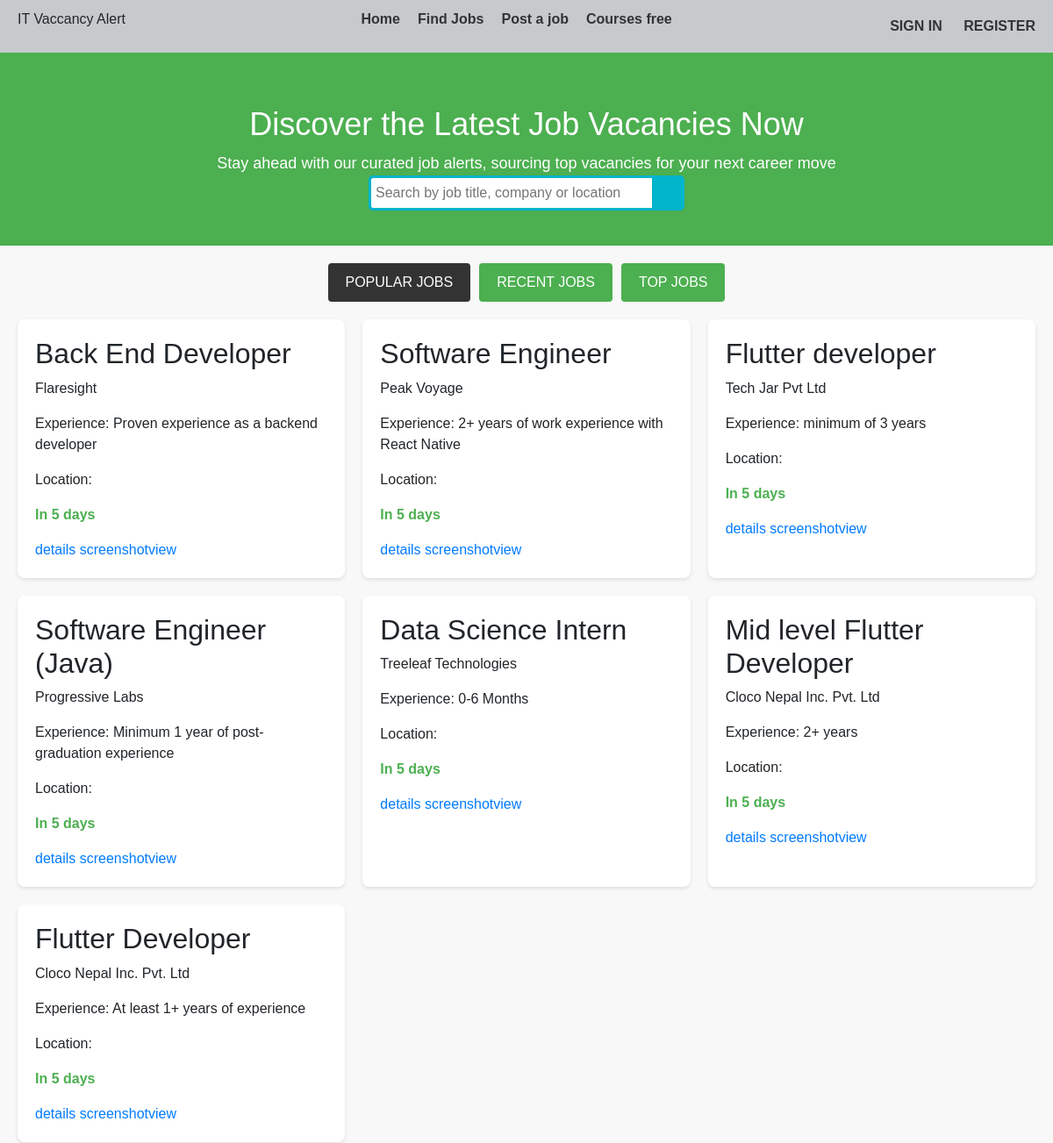
/ (upper part), run on an earlier commit of the app's database.
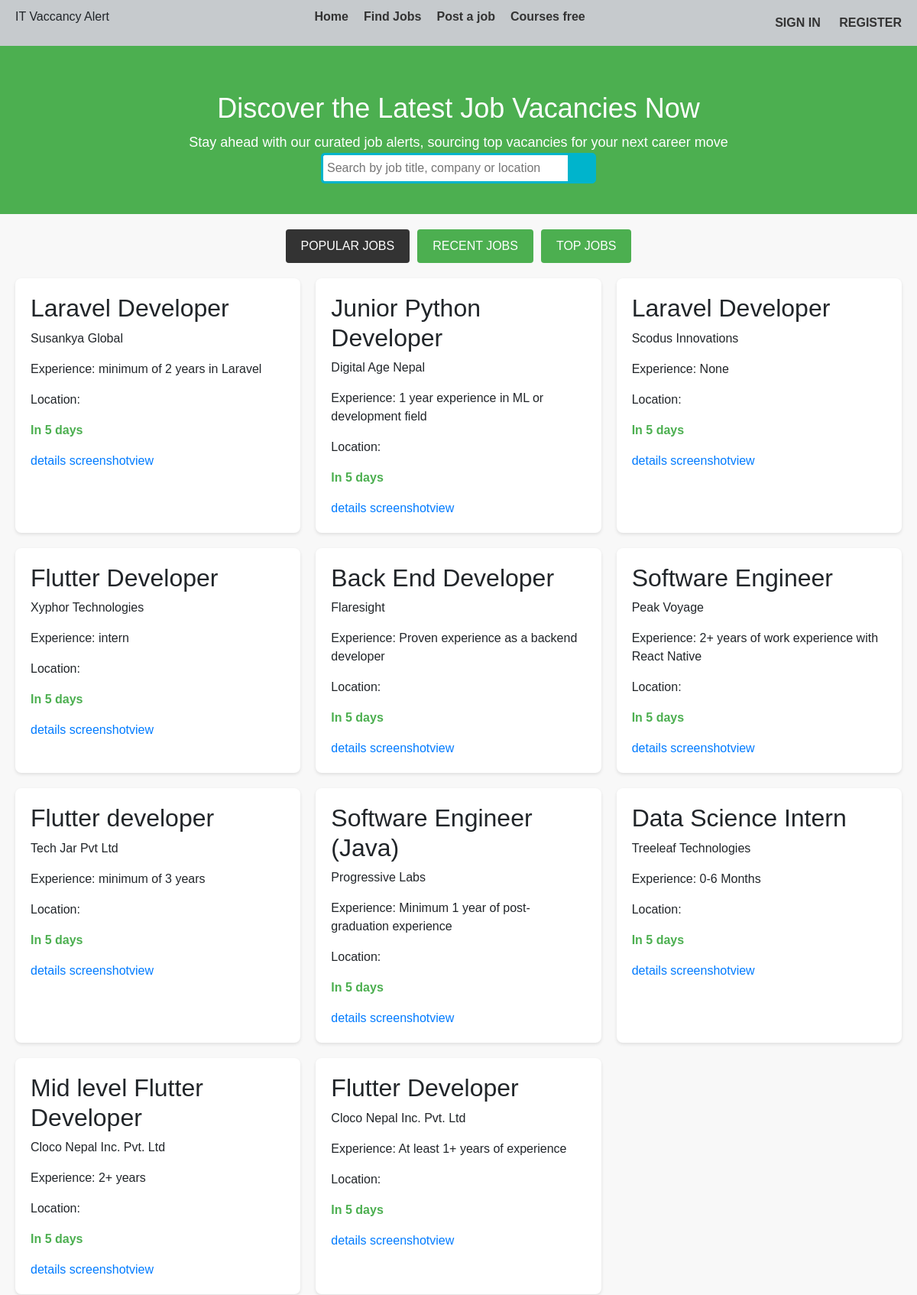
And on a later commit of the database.
### image_gen/models.py (models this page shows, shortened)
class JobListing(models.Model):
    company = models.ForeignKey(Company, on_delete=models.CASCADE)
    position = models.CharField(max_length=100)
    experience = models.CharField(max_length=100, help_text='2-3 Years', null=True, blank=True)
    Employement_type  = models.CharField(max_length=50, choices=[
        ('Full-Time', 'Full-Time'),
        ('On-site Full-Time', 'On-site Full-Time'),
        ('Remote Full-Time', 'Remote Full-Time'),
        ('On-site Part-Time', 'On-site Part-Time'),
        ('Remote Part-Time', 'Remote Part-Time'),
        ('Hybrid Full-Time', 'Hybrid Full-Time'),
        ('Part-Time', 'Part-Time'),
        ('Remote', 'Remote'),
        ('Internship', 'Internship')
    ])
    Seniority_level = models.CharField(max_length=50, choices=[
        ('Junior', 'Junior'),
        ('Mid-Level', 'Mid-Level'),
        ('Senior', 'Senior'),
        ('Team Lead', 'Team Lead'),
        ('Project Manager', 'Project Manager')
    ], blank=True, null=True,)
    has_expired = models.BooleanField(default=False)
    deadline = models.DateTimeField(blank=True, null=True)
    date_published = models.DateTimeField(auto_now_add=True)
    application_link = models.URLField(blank=True, null=True)
    application_email = models.EmailField(blank=True, null=True)
    no_of_vaccancy = models.CharField(max_length=5,blank=True, null=True)
    education_level = models.CharField(max_length=100, blank=True, null=True)
    salary = models.CharField(max_length=100, default='Negotiable/Not Disclosed')
    vac_img = models.ImageField(upload_to='vaccancy', null=True, blank=True)
    skills = models.ManyToManyField('Skill', related_name='skills', blank=True)
    Job_views = models.PositiveIntegerField(default=0)
    application_count = models.PositiveIntegerField(default=0)
    class Meta:
        ordering = ['-id']

class Company(models.Model):
    name = models.CharField(max_length=100, unique=True)
    about = models.TextField(blank=True, null=True)
    email = models.EmailField(blank=True, null=True)
    website = models.URLField(blank=True, null=True)
    address = models.CharField(max_length=200, blank=True, null=True)
    phone_number = models.CharField(max_length=20, blank=True, null=True)
    established_date = models.CharField(max_length=4, validators=[validate_year_format], blank=True, null=True, help_text='Enter the year in YYYY format')
    SIZES = [
        ('1-10 Employees', '1-10 Employees'),
        ('11-20 Employees', '11-20 Employees'),
        ('21-30 Employees', '21-30 Employees'),
        ('31-50 Employees', '31-50 Employees'),
        ('51-200 Employees', '51-200 Employees'),
        ('201-500 Employees', '201-500 Employees')
    ]
    size = models.CharField(max_length=50, blank=True, null=True, choices=SIZES)
    logo = models.ImageField(upload_to='company_logos/', blank=True, null=True)
    industry = models.ForeignKey(Industry, on_delete=models.SET_NULL, null=True, blank=True)
    specialties = models.ManyToManyField(Specialty, related_name='specialties', blank=True)
    def __str__(self):
        return self.name
    class Meta:
        ordering = ['-id']

### image_gen/views.py (the view)
# urls.py: path('', views.listings, name='listings'),
def listings(request):
    jobs = JobListing.objects.all()
    return render(request, 'dashboard.html', {'jobs': jobs})

### image_gen/templates/dashboard.html (shortened to what this page needs)
{% extends 'base.html' %}
{% block content %}
<main>
    <div class="search-section">
        <h1>Discover the Latest Job Vacancies Now</h1>
        <p>Stay ahead with our curated job alerts, sourcing top vacancies for your next career move</p>
        <div class="wrap">
            <div class="search">
                <input type="text" class="searchTerm" placeholder="Search by job title, company or location">
                <button type="submit" class="searchButton">
                </button>
            </div>
        </div>
    </div>
    <div class="job-section">
        <div class="tabs">
            <button class="tab-link active">POPULAR JOBS</button>
            <button class="tab-link">RECENT JOBS</button>
            <button class="tab-link">TOP JOBS</button>
        </div>
        <div class="job-list">
            {% for job in jobs %}
            <div class="job-card" onclick="location.href='{% url 'job_listing_details' job.id %}'">
                <h2>{{ job.position }}</h2>
                <p>{{ job.company }}</p>
                <p>Experience: {{ job.experience }}</p>
                <p>Location: {{ job.location }}</p>
                <p class="days-left">In 5 days</p>
                <a href="{% url 'job_listing_details' job.id %}">details</a>
                <a href="{% url 'screenshotview' job.id %}">screenshotview</a>
            </div>
            {% endfor %}
        </div>
    </div>
</main>
{% endblock %}

### image_gen/templates/base.html (shortened to what this page needs)
<!DOCTYPE html>
<html lang="en">
{% load static %}
<head>
    <link rel="stylesheet" href="https://stackpath.bootstrapcdn.com/bootstrap/4.5.2/css/bootstrap.min.css">
    <link rel="stylesheet" href="{% static 'css/style4.css' %}">
</head>
<body>
    <header>
        <div class="container">
            <div class="logo">
                <p>IT Vaccancy Alert</p>
            </div>
            <nav>
                <ul>
                    <li><a href="/">Home</a></li>
                    <li><a href="{% url 'findjobs' %}">Find Jobs</a></li>
                    <li><a href="{% url 'screenshot' %}">Post a job</a></li>
                    <li><a href="#">Courses free</a></li>
                </ul>
            </nav>
            <div class="auth-links">
                <a href="#">SIGN IN</a>
                <a href="#">REGISTER</a>
            </div>
        </div>
    </header>
    {% block content %}
    {% endblock %}
</body>
</html>

### static/css/style4.css (style rules this page uses)
body { font-family: Arial, sans-serif; margin: 0; padding: 0; background-color: #f8f8f8; }
header { background-color: #c6cacd; box-shadow: 0 2px 4px rgba(0,0,0,0.1); padding: 10px 0; }
.container { display: flex; justify-content: space-between; align-items: center; max-width: 1200px; margin: 0 auto; padding: 0 20px; }
nav ul { list-style: none; display: flex; gap: 20px; }
nav ul li a { text-decoration: none; color: #333; font-weight: bold; }
.auth-links a { text-decoration: none; color: #333; margin-left: 20px; font-weight: bold; }
.search-section { text-align: center; padding: 60px 20px; background-color: #4CAF50; color: #fff; }
.search-section h1 { margin: 0; font-size: 36px; }
.search-section p { margin: 10px 0 20px; font-size: 18px; }
.job-section { max-width: 1200px; margin: 20px auto; padding: 0 20px; }
.tabs { display: flex; justify-content: center; gap: 10px; margin-bottom: 20px; }
.tab-link { padding: 10px 20px; background-color: #4CAF50; color: #fff; border: none; border-radius: 4px; cursor: pointer; }
.tab-link.active { background-color: #333; }
.job-list { display: grid; grid-template-columns: repeat(auto-fill, minmax(300px, 1fr)); gap: 20px; }
.job-card { background-color: #fff; padding: 20px; border-radius: 8px; box-shadow: 0 2px 4px rgba(0,0,0,0.1); cursor: pointer; }
.job-card h2 { margin-top: 0; }
.job-card .days-left { color: #4CAF50; font-weight: bold; }
.search { width: 100%; position: relative; display: flex; }
.searchTerm { width: 100%; border: 3px solid #00B4CC; border-right: none; padding: 5px; border-radius: 5px 0 0 5px; outline: none; color: #9DBFAF; }
.searchButton { width: 40px; border: 1px solid #00B4CC; background: #00B4CC; text-align: center; color: #fff; border-radius: 0 5px 5px 0; cursor: pointer; font-size: 20px; }
.wrap { width: 30%; position: absolute; left: 50%; transform: translate(-50%, -50%); }

What changed in the data, as far as the page shows it:
added JobListing: position "Laravel Developer", company "Susankya Global", experience "minimum of 2 years in Laravel"
added JobListing: position "Junior Python Developer", company "Digital Age Nepal", experience "1 year experience in ML or development field"
added JobListing: position "Laravel Developer", company "Scodus Innovations", experience "None"
added JobListing: position "Flutter Developer", company "Xyphor Technologies", experience "intern"
